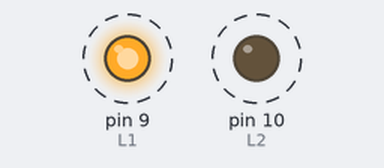
The sketch below on a simulated Arduino Uno, built with avr-gcc and run on an emulated ATmega328P. Parts: output pins drawn as LEDs (lit = HIGH). Dashed ring = blinking. Pins used as bus, display or sensor lines are not drawn.

Above: at 0.2 s.
Timing chart, 0 to 4.6 s (numbered marks = the images above):
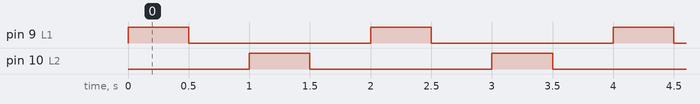

The sketch:

DebugMotores.ino
```cpp
const uint8_t L1 = 9, L2 = 10, R1 = 13, R2 = 14;

void setup() {
  // put your setup code here, to run once:
  pinMode(L1, OUTPUT);
  pinMode(L2, OUTPUT);
  pinMode(R1, OUTPUT);
  pinMode(R2, OUTPUT);

  //Serial.begin(9600); //Enable Serial Communications
}

void loop() {
  // put your main code here, to run repeatedly:
  analogWrite(R2, 0);
  analogWrite(L1, 255);
  delay(500);

  analogWrite(L1, 0);
  analogWrite(R1, 255);
  delay(500);

  analogWrite(R1, 0);
  analogWrite(L2, 255);
  delay(500);

  analogWrite(L2, 0);
  analogWrite(R2, 255);
  delay(500);
}
```

Measured:
- by itself, pin 9 (L1), pin 10 (L2): alternates HIGH for 0.50 s and LOW for 1.5 s
- by itself, everything shown: repeats every 2.0 s, in 4 steps
